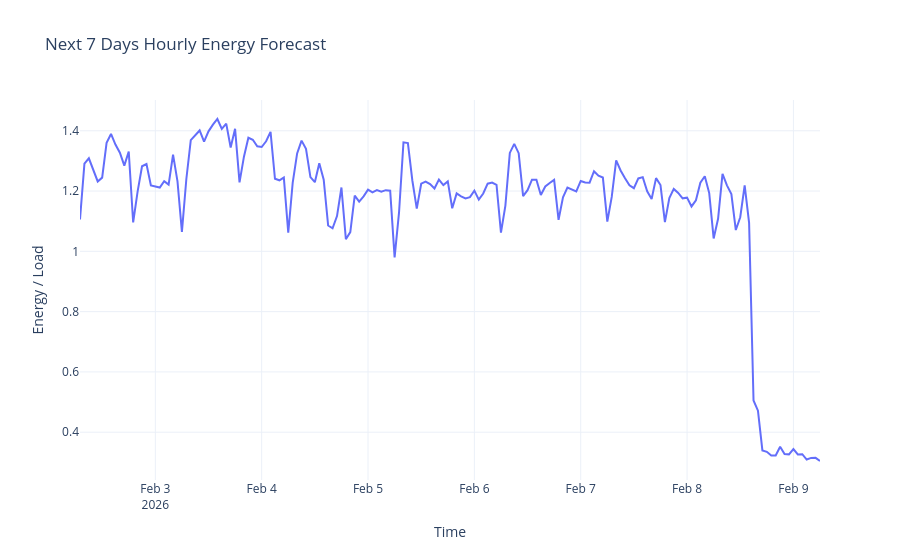

Notebook cell for this chart:
### Code cell
fig = go.Figure()
fig.add_trace(go.Scatter(
    x=forecast_df_day.index,
    y=forecast_df_day["Predicted"],
    mode="lines",
    name="Next 7 Days Forecast",
    line=dict(width=2)
))

fig.update_layout(
    title="Next 7 Days Hourly Energy Forecast",
    xaxis_title="Time",
    yaxis_title="Energy / Load",
    template="plotly_white"
)

fig.show()

### Figure 1 — Plotly figure (JSON) as saved in the notebook; plotly's stock layout.template omitted (floating-point values rounded to 4 significant figures; data arrays with more than 128 entries replaced by an {"elided": "..."} marker saying what was removed)
{"data": [{"line": {"width": 2}, "mode": "lines", "name": "Next 7 Days Forecast", "type": "scatter", "x": {"elided": "168 str values"}, "y": {"elided": "168 float values"}}], "layout": {"title": {"text": "Next 7 Days Hourly Energy Forecast"}, "xaxis": {"title": {"text": "Time"}}, "yaxis": {"title": {"text": "Energy / Load"}}}}
